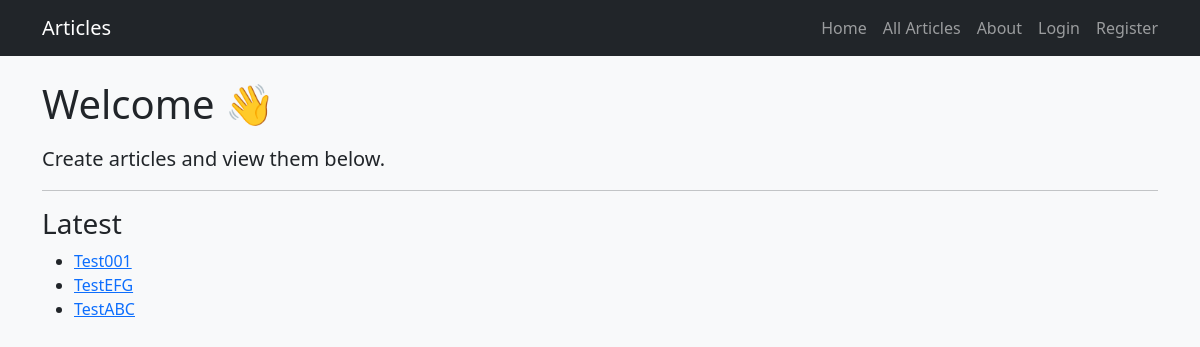
The page / on the database its author committed.
### app.py (models this page shows)
class Article(db.Model):
    id    = db.Column(db.Integer, primary_key=True)
    title = db.Column(db.String(200), nullable=False)
    body  = db.Column(db.Text, nullable=False)
    tags  = db.Column(db.String(255))
    slug  = db.Column(db.String(255), unique=True, nullable=False)

### app.py (the view)
@app.route("/")
def home():
    latest = Article.query.order_by(Article.id.desc()).limit(5).all()
    return render_template("home.html", latest=latest)

### templates/home.html (shortened to what this page needs)
{% extends "base.html" %}
{% block content %}
  <h1 class="mb-3">Welcome 👋</h1>
  <p class="lead">Create articles and view them below.</p>
  <hr>
  <h3>Latest</h3>
  <ul>
    {% for article in latest %}
      <li>
        {% if article.slug %}
          <a href="{{ url_for('article_by_slug', slug=article.slug) }}">{{ article.title }}</a>
        {% else %}
          <a href="{{ url_for('article_detail', article_id=article.id) }}">{{ article.title }}</a>
        {% endif %}
      </li>
    {% else %}
      <li>No articles yet.
        {% if current_user.is_authenticated %}
          <a href="{{ url_for('create') }}">Create one</a>.
        {% endif %}
      </li>
    {% endfor %}
  </ul>
{% endblock %}

### rows shown on the page
Article: title "Test001"
Article: title "TestEFG"
Article: title "TestABC"
